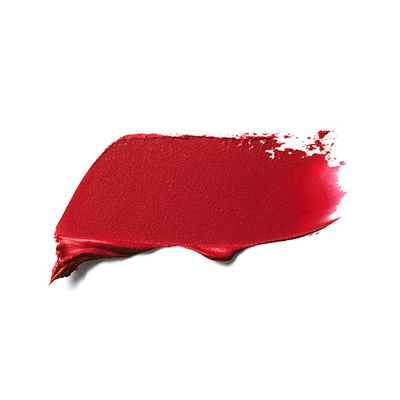
#> input picture image/11971976/0.jpg, 400 x 400 px, found by its file name
$ python extract_color.py
#> lines starting #> are read from the running program, lines starting #| are printed output that depends on the picture
import numpy as np
import cv2
from sklearn.cluster import KMeans
import matplotlib.pyplot as plt

def show_image(imgfile) :
    '''
    show image
    '''
    img = cv2.imread(imgfile, cv2.IMREAD_COLOR)

    cv2.imshow('image', img)
    cv2.waitKey(0)
    cv2.destroyAllWindows()

def read_image(imgfile) :
    '''
    read image
    BGR -> RGB
    reshape D3-> D2

    return image
    '''
#> called with imgfile = 'image/32181/0.jpg'
    image = cv2.imread(imgfile)
#> image is the input picture: shape (400, 400, 3); mean B, G, R 215, 212.7, 239.6
    image = cv2.cvtColor(image, cv2.COLOR_BGR2RGB)
    image = image.reshape((image.shape[0] * image.shape[1], 3)) # height, width 통합
    return image

def centroid_histogram(clt):
    '''
    return 추출된 색상들(clt)의 비율을 나타내는 list
    '''
    # grab the number of different clusters and create a histogram
    # based on the number of pixels assigned to each cluster
    numLabels = np.arange(0, len(np.unique(clt.labels_)) + 1)
    (hist, _) = np.histogram(clt.labels_, bins=numLabels)

    # normalize the histogram, such that it sums to one
    hist = hist.astype("float")
    hist /= hist.sum()

    # return the histogram
    return hist

def get_mean_colors_image(num,image) :
    '''
    divie image into num
    cal mean each parts

    return mean color list, ratio of each color list (num elements)
    '''
    clt = KMeans(n_clusters = num)
    clt.fit(image)
    clt_center = clt.cluster_centers_
    hist = centroid_histogram(clt)

    return clt_center, hist

def get_mean_color_image(clt_center,hist) :
    mean_color = [0,0,0]
    for i in range(3) :
        for j in range(len(hist)) :
            mean_color[i] += clt_center[j][i] * hist[j]
        mean_color[i] = mean_color[i]

    return mean_color

def plot_colors(hist, centroids):
    # initialize the bar chart representing the relative frequency
    # of each of the colors
    bar = np.zeros((50, 300, 3), dtype="uint8")
    startX = 0

    # loop over the percentage of each cluster and the color of
    # each cluster
    for (percent, color) in zip(hist, centroids):
        # plot the relative percentage of each cluster
        endX = startX + (percent * 300)
        cv2.rectangle(bar, (int(startX), 0), (int(endX), 50),
                      color.astype("uint8").tolist(), -1)
        startX = endX

    # return the bar chart
    return bar

def show_color_bar(mean_color) :
    '''
    list -> np.array
    '''
    mean_color = np.array(mean_color)
    bar = np.zeros((50, 50, 3), dtype="uint8")
    cv2.rectangle(bar, (0, 0), (50, 50),mean_color.astype("uint8").tolist(), -1)
    plt.figure()
    plt.axis("off")
    plt.imshow(bar)
    plt.show()


# test
imgfile = "image/32181/0.jpg"
image = read_image(imgfile)

clt_center,hist = get_mean_colors_image(5,image)
#> clt_center = [[177.2, 25.14, 38.82], [254.8, 254.6, 254.5], [226.8, 120.8, 134.1], [109.9, 94.2, 93.48], [81.23, 20.03, 18.21]]; hist = [0.164, 0.812, 0.0107, 0.00377, 0.00893]

mean_color = get_mean_color_image(clt_center,hist)
#> after the loop in get_mean_color_image, `for i in range(3) :`: mean_color = [239.6, 212.7, 215]
#> mean_color = [239.6, 212.7, 215]

show_color_bar(mean_color)
#> in show_color_bar, `cv2.rectangle(bar, (0, 0), (50, 50),mean_color.astype("uint8").tolist(..`:
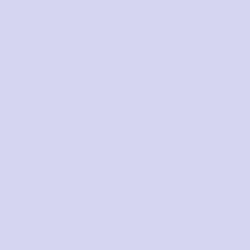
#> bar: shape (50, 50, 3) (shown 5 times larger); mean of channels 0, 1, 2 239, 212, 215; drawn as B, G, R
